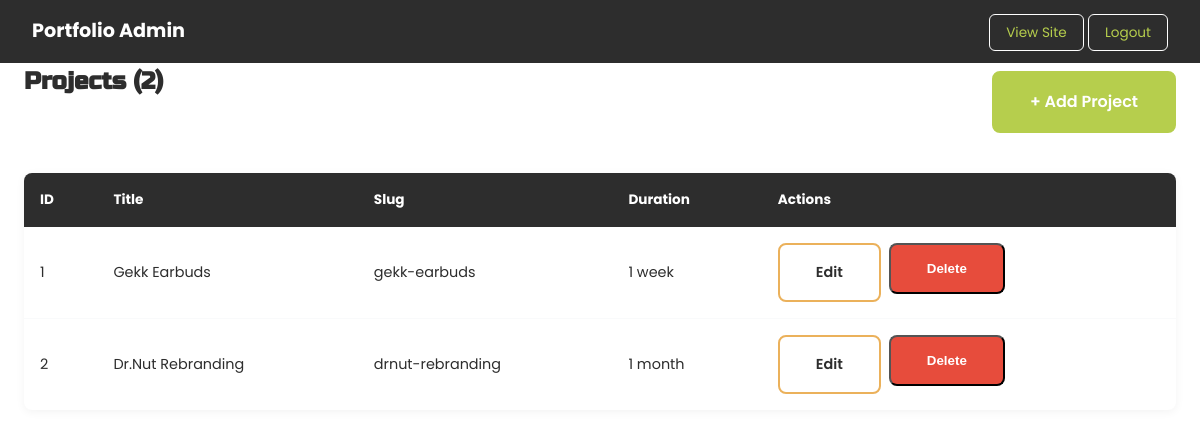
The app's page /admin/admin-page.php (signed in) with its own data.
### tables this page shows
CREATE TABLE `projects` (
  `id` int NOT NULL,
  `title` varchar(200) NOT NULL,
  `slug` varchar(200) NOT NULL,
  `short_desc` text,
  `description` text,
  `problem` text,
  `research` text,
  `solution` text,
  `duration_value` varchar(50) DEFAULT NULL,
  `duration_desc` text,
  `video_src` varchar(255) DEFAULT NULL,
  `video_poster` varchar(255) DEFAULT NULL,
  `video_title` varchar(200) DEFAULT NULL,
  `thumbnail_sm` varchar(255) DEFAULT NULL,
  `thumbnail_md` varchar(255) DEFAULT NULL,
  `thumbnail_lg` varchar(255) DEFAULT NULL,
  `featured_label` varchar(100) DEFAULT NULL,
  `gallery_title` varchar(200) DEFAULT NULL,
  `gallery_subtitle` varchar(200) DEFAULT NULL,
  `created_at` timestamp NULL DEFAULT CURRENT_TIMESTAMP
);

### includes/database.php (called while the page is built, shortened)
<?php
class Database
{
public function query(string $query, array $bindings = [])
    {
        $connection = $this->connect();
        $statement = $connection->prepare($query);
        $statement->execute();
        $results = $statement->fetchAll(PDO::FETCH_ASSOC);
        return $results;
    }
public function connect()
    {
        $config = $this->getConfig();
        $dsn = $this->getDsn();
        $username = $config['username'];
        $password = $config['password'];
        return new PDO ($dsn, $username, $password);
    }
public function getConfig()
    {
        return [
        'username' => 'root',
        'password' => 'root',
        'host' => 'localhost',
        'database' => 'portfolio_main',
        'port' => '8889'
        ];
    }
public function getDsn()
    {
        $config = $this->getConfig();
        $host = $config['host'];
        $database = $config['database'];
        $port = $config['port'];
        return 'mysql:host=' . $host . ';dbname=' . $database . ';port=' . $port . ';';
    }
}
?>

### admin/admin-page.php (the view, shortened to what this page needs)
<?php
$db = new Database();
$projects = $db->query("SELECT * FROM projects ORDER BY id ASC");
?>
<!DOCTYPE html>
<html lang="en">
<head>
    <link href="../css/main.css" rel="stylesheet">
</head>
<body>
    <div class="admin-header">
        <h1>Portfolio Admin</h1>
        <div>
            <a href="../index.php">View Site</a>
            <a href="logout.php">Logout</a>
        </div>
    </div>
    <div class="container">
        <div class="admin-top-bar">
            <h2>Projects (<?= count($projects) ?>)</h2>
            <a href="add-project.php" class="btn btn-primary">+ Add Project</a>
        </div>
        <table class="project-table">
            <thead>
                <tr>
                    <th>ID</th>
                    <th>Title</th>
                    <th>Slug</th>
                    <th>Duration</th>
                    <th>Actions</th>
                </tr>
            </thead>
            <tbody>
                <?php foreach ($projects as $project) : ?>
                <tr>
                    <td><?= $project['id'] ?></td>
                    <td><?= htmlspecialchars($project['title']) ?></td>
                    <td><?= htmlspecialchars($project['slug']) ?></td>
                    <td><?= htmlspecialchars($project['duration_value']) ?></td>
                    <td>
                        <div class="actions">
                            <a href="edit-project.php?id=<?= $project['id'] ?>" class="btn btn-secondary">Edit</a>
                            <form class="delete-form" method="POST" action="delete-project.php" onsubmit="return confirm('Are you sure you want to delete this project?');">
                                <button type="submit" class="btn btn-delete">Delete</button>
                            </form>
                        </div>
                    </td>
                </tr>
                <?php endforeach; ?>
            </tbody>
        </table>
    </div>
</body>
</html>

### css/main.css (style rules this page uses)
* { margin:0;padding:0;box-sizing:border-box }
html { scroll-behavior:smooth }
body { font-family:"Poppins",sans-serif;background-color:#fff;color:#2d2d2d;line-height:1.6;overflow-x:hidden }
a { text-decoration:none;transition:all .3s ease }
h2 { font-family:"Russo One",sans-serif;font-size:3.5rem;font-weight:600;margin-bottom:40px }
.container { max-width:1200px;margin:0 auto;padding:0 24px }
.btn { padding:16px 36px;border-radius:8px;font-weight:600;display:inline-block;cursor:pointer }
.btn-primary { background-color:#b6ce4d;color:#fff;border:2px solid #b6ce4d }
.btn-secondary { background-color:rgba(0,0,0,0);color:#2d2d2d;border:2px solid #ebb15b }
.btn-delete { background:#e74c3c;color:#fff }
:root { --plyr-color-main: #B6CE4D;--plyr-control-icon-size: 20px;--plyr-control-radius: 50px;--plyr-font-family: Poppins, sans-serif;--plyr-font-size-base: 16px;--plyr-font-weight-regular: 500 }
.admin-header { background:#2d2d2d;color:#fff;padding:1rem 2rem;display:flex;justify-content:space-between;align-items:center }
.admin-header h1 { font-size:1.2rem }
.admin-header a { color:#b6ce4d;text-decoration:none;padding:.5rem 1rem;border:1px solid #fff;border-radius:6px;font-size:.85rem }
.admin-top-bar { display:flex;justify-content:space-between;align-items:center;margin-bottom:2rem }
.admin-top-bar h2 { font-size:1.5rem }
.project-table { width:100%;border-collapse:collapse;background:#fff;border-radius:8px;overflow:hidden;box-shadow:0 2px 10px rgba(0,0,0,.05) }
.project-table th { background:#2d2d2d;color:#fff;text-align:left;padding:1rem;font-size:.85rem }
.project-table td { padding:1rem;border-bottom:1px solid #f9fafb;font-size:.9rem }
.project-table tr:last-child td { border-bottom:none }
.actions { display:flex;gap:.5rem }
.delete-form { display:inline }

### records on screen
projects: id "1", title "Gekk Earbuds", slug "gekk-earbuds", duration_value "1 week"
projects: id "2", title "Dr.Nut Rebranding", slug "drnut-rebranding", duration_value "1 month"

### other values on screen
count($projects) "2"
